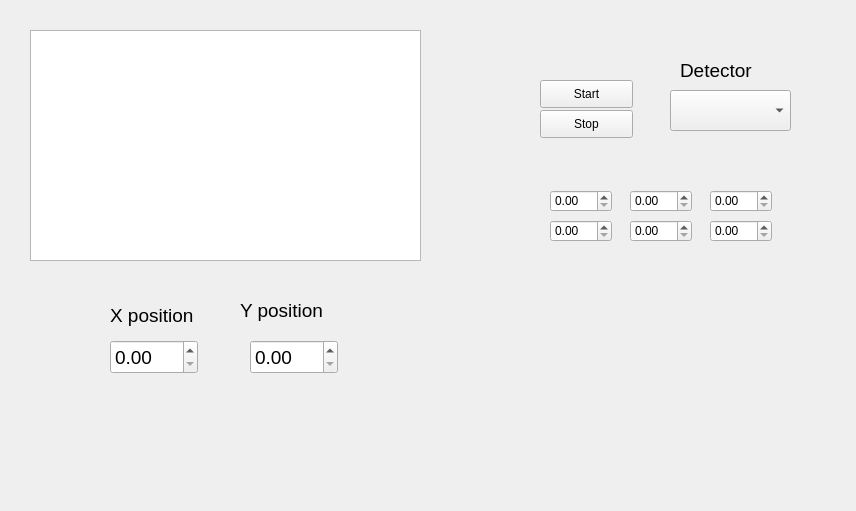
<?xml version="1.0" encoding="UTF-8"?>
<ui version="4.0">
 <class>Form</class>
 <widget class="QWidget" name="Form">
  <property name="geometry">
   <rect>
    <x>0</x>
    <y>0</y>
    <width>856</width>
    <height>511</height>
   </rect>
  </property>
  <property name="windowTitle">
   <string>Form</string>
  </property>
  <widget class="QPushButton" name="pushButton_Start">
   <property name="geometry">
    <rect>
     <x>540</x>
     <y>80</y>
     <width>93</width>
     <height>28</height>
    </rect>
   </property>
   <property name="text">
    <string>Start</string>
   </property>
  </widget>
  <widget class="QPushButton" name="pushButton_Stop">
   <property name="geometry">
    <rect>
     <x>540</x>
     <y>110</y>
     <width>93</width>
     <height>28</height>
    </rect>
   </property>
   <property name="text">
    <string>Stop</string>
   </property>
  </widget>
  <widget class="QDoubleSpinBox" name="doubleSpinBox_Xpos">
   <property name="geometry">
    <rect>
     <x>110</x>
     <y>340</y>
     <width>88</width>
     <height>34</height>
    </rect>
   </property>
   <property name="font">
    <font>
     <pointsize>14</pointsize>
    </font>
   </property>
  </widget>
  <widget class="QDoubleSpinBox" name="doubleSpinBox_Ypos">
   <property name="geometry">
    <rect>
     <x>250</x>
     <y>340</y>
     <width>88</width>
     <height>34</height>
    </rect>
   </property>
   <property name="font">
    <font>
     <pointsize>14</pointsize>
    </font>
   </property>
  </widget>
  <widget class="QGraphicsView" name="graphicsView">
   <property name="geometry">
    <rect>
     <x>30</x>
     <y>30</y>
     <width>391</width>
     <height>231</height>
    </rect>
   </property>
  </widget>
  <widget class="QComboBox" name="comboBox_Detector">
   <property name="geometry">
    <rect>
     <x>670</x>
     <y>90</y>
     <width>121</width>
     <height>41</height>
    </rect>
   </property>
  </widget>
  <widget class="QLabel" name="label_Xpos">
   <property name="geometry">
    <rect>
     <x>110</x>
     <y>300</y>
     <width>111</width>
     <height>31</height>
    </rect>
   </property>
   <property name="font">
    <font>
     <pointsize>14</pointsize>
    </font>
   </property>
   <property name="text">
    <string>X position</string>
   </property>
  </widget>
  <widget class="QLabel" name="label_Ypos">
   <property name="geometry">
    <rect>
     <x>240</x>
     <y>290</y>
     <width>101</width>
     <height>41</height>
    </rect>
   </property>
   <property name="font">
    <font>
     <pointsize>14</pointsize>
    </font>
   </property>
   <property name="text">
    <string>Y position</string>
   </property>
  </widget>
  <widget class="QLabel" name="label_Detectors">
   <property name="geometry">
    <rect>
     <x>680</x>
     <y>50</y>
     <width>121</width>
     <height>41</height>
    </rect>
   </property>
   <property name="font">
    <font>
     <pointsize>14</pointsize>
    </font>
   </property>
   <property name="text">
    <string>Detector</string>
   </property>
  </widget>
  <widget class="QDoubleSpinBox" name="doubleSpinBox_Xmin">
   <property name="geometry">
    <rect>
     <x>550</x>
     <y>190</y>
     <width>62</width>
     <height>22</height>
    </rect>
   </property>
  </widget>
  <widget class="QDoubleSpinBox" name="doubleSpinBox_Ymin">
   <property name="geometry">
    <rect>
     <x>550</x>
     <y>220</y>
     <width>62</width>
     <height>22</height>
    </rect>
   </property>
  </widget>
  <widget class="QDoubleSpinBox" name="doubleSpinBox_Xmax">
   <property name="geometry">
    <rect>
     <x>630</x>
     <y>190</y>
     <width>62</width>
     <height>22</height>
    </rect>
   </property>
  </widget>
  <widget class="QDoubleSpinBox" name="doubleSpinBox_Ymax">
   <property name="geometry">
    <rect>
     <x>630</x>
     <y>220</y>
     <width>62</width>
     <height>22</height>
    </rect>
   </property>
  </widget>
  <widget class="QDoubleSpinBox" name="doubleSpinBox_Xinc">
   <property name="geometry">
    <rect>
     <x>710</x>
     <y>190</y>
     <width>62</width>
     <height>22</height>
    </rect>
   </property>
  </widget>
  <widget class="QDoubleSpinBox" name="doubleSpinBox_Yinc">
   <property name="geometry">
    <rect>
     <x>710</x>
     <y>220</y>
     <width>62</width>
     <height>22</height>
    </rect>
   </property>
  </widget>
 </widget>
 <resources/>
 <connections/>
</ui>
